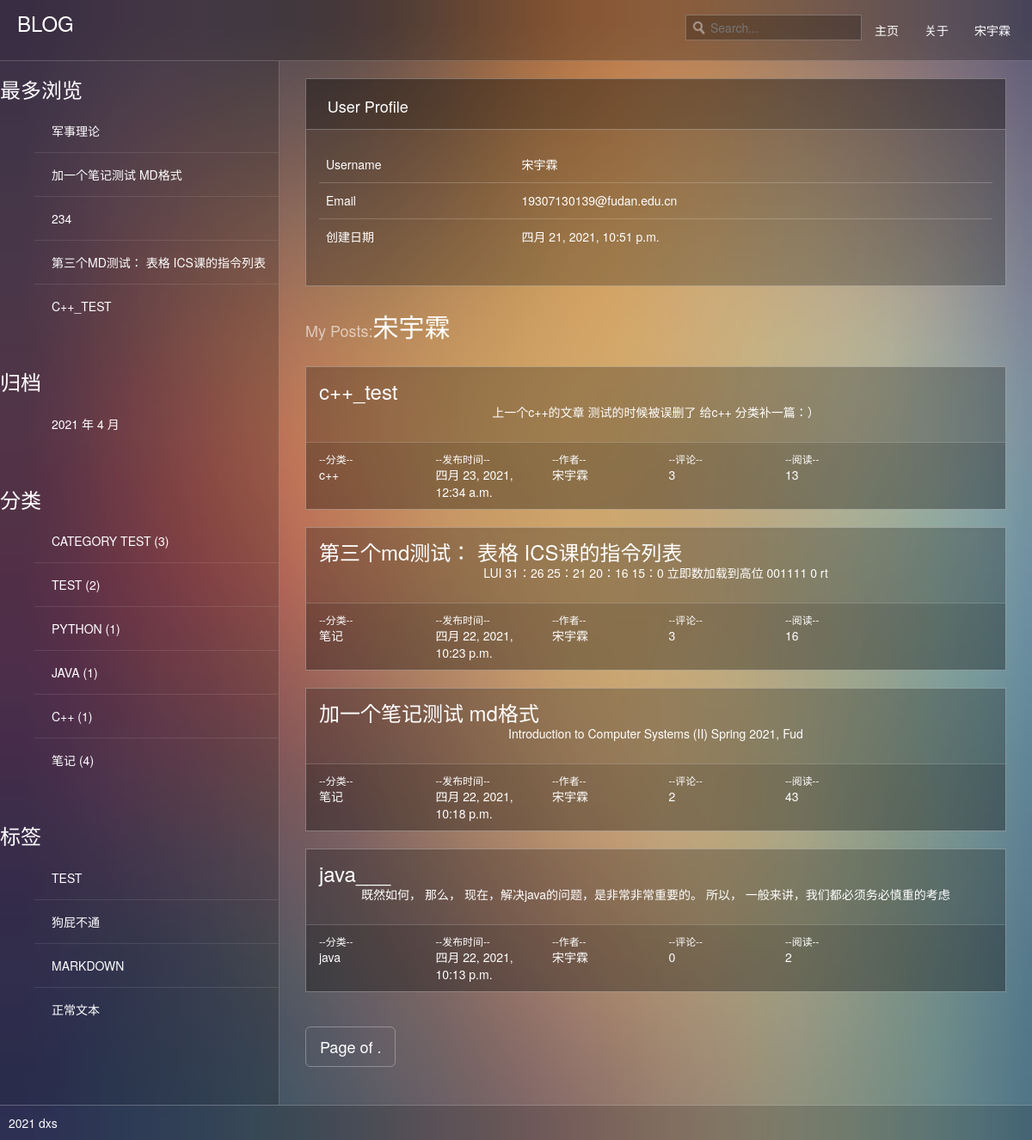
Page /profile/戴旭书/ (signed in) on the earlier database version.
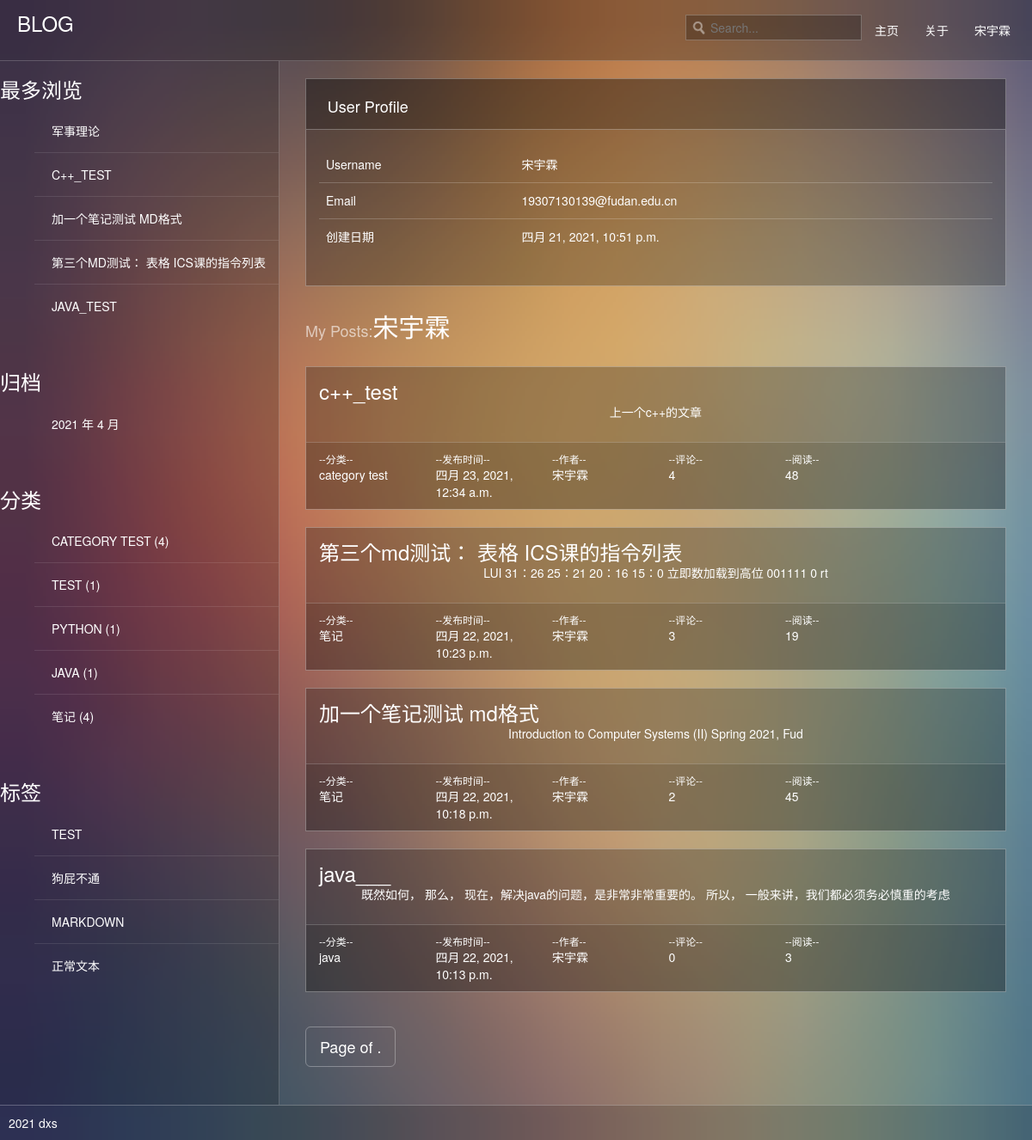
Same page on the later database version.
### blog/models.py (models this page shows, shortened)
class Post(models.Model):
    def get_absolute_url(self):
        return reverse('blog:detail', kwargs={'pk': self.pk})
    title = models.CharField(max_length=70)
    body = models.TextField()
    created_time = models.DateTimeField('创建时间',default=timezone.now)
    modified_time = models.DateTimeField()
    excerpt = models.CharField(max_length=200, blank=True)
    category = models.ForeignKey(Category, on_delete=models.CASCADE)
    author = models.ForeignKey(User, on_delete=models.CASCADE)
    views = models.PositiveIntegerField(default=0, editable=False)

class Category(models.Model):
    name = models.CharField(max_length=100)

class Tag(models.Model):
    name = models.CharField(max_length=100)

### blog/views.py (the view, shortened to what this page needs)
# urls.py: path('profile/<str:name>/', views.profile, name='profile'),
def profile(request,name):
    message=None
    post_list=Post.objects.filter(author=request.user).order_by('-created_time')
    return render(request,'blog/profile.html',context={'post_list':post_list,'message':message
    })

### blog/templatetags/blog_extras.py (called while the page is built)
@register.inclusion_tag('blog/inclusions/_most_viewed.html', takes_context=True)
def show_recent_posts(context, num=5):
    return {
        'most_viewed_list': Post.objects.all().order_by('-views')[:num],
    }

@register.inclusion_tag('blog/inclusions/_archives.html', takes_context=True)
def show_archives(context):
    return {
        'date_list': Post.objects.dates('created_time', 'month', order='DESC'),
    }

@register.inclusion_tag('blog/inclusions/_categories.html', takes_context=True)
def show_categories(context):
    category_list = Category.objects.annotate(num_posts=Count('post')).filter(num_posts__gt=0)
    return {
        'category_list': category_list,
    }

@register.inclusion_tag('blog/inclusions/_tags.html', takes_context=True)
def show_tags(context):
    tag_list = Tag.objects.all()
    return {
        'tag_list': tag_list,
    }

### templates/blog/profile.html (shortened to what this page needs)
{% extends 'base.html' %}
{% block main %}
  <div class="page-content">
    <div class="content container">
      <div class="row">
        <div class="col-lg-12">
          <div class="widget">
            <div class="widget-header">
              <h3>User Profile</h3>
            </div>
            <div class="widget-content">
              <table class="table">
                <thead>
                  <tr>
                    <th>Username</th>
                    <th>{{request.user.username}}</th>
                  </tr>
                </thead>
                <tbody>
                  <tr>
                    <td>Email</td>
                    <td>{{request.user.email}}</td>
                  </tr>
                  <tr>
                    <td>创建日期</td>
                    <td>{{request.user.date_joined}}</td>
                  </tr>
                </tbody>
              </table>
            </div>
          </div>
        </div>
      </div>
      <div class="row">
        <div class="col-lg-12">
          <h2 class="page-title"> <small>My Posts:</small>{{request.user.username}}</h2>
        </div>
      </div>
      {%for post in post_list %}
      <div class="row">
        <div class="col-lg-12">
          <div class="widget-container">
            <div class="padded"> <a href="{{ post.get_absolute_url }}"><span class="h3">{{post.title}}</span></a>
              <div class="text-center padder m-t"> <p>{{post.excerpt}}</p> </div>
            </div>
            <div class="widget-footer lt">
              <div class="row">
                <div class="col-xs-2"> <small class="text-muted block">--分类--</small> <span>{{post.category.name}}</span> </div>
                <div class="col-xs-2"> <small class="text-muted block">--发布时间--</small> <span>{{post.created_time}}</span> </div>
                <div class="col-xs-2"> <small class="text-muted block">--作者--</small> <span>{{post.author}}</span> </div>
                <div class="col-xs-2"> <small class="text-muted block">--评论--</small> <span>{{post.comment_set.count}}</span> </div>
                <div class="col-xs-2"> <small class="text-muted block">--阅读--</small> <span>{{post.views}}</span> </div>
              </div>
            </div>
          </div>
        </div>
      </div>
      {% endfor %}
      <div>
        <ul class="pagination pagination-lg">
          <li><a href="#">Page {{ post_list.number }} of {{ post_list.paginator.num_pages }}.</a></li>
        </ul>
      </div>
    </div>
  </div>
{% endblock main %}

### templates/base.html (shortened to what this page needs)
{% load static %}
{% load blog_extras %}
<!DOCTYPE html>
<html>
<head>
<link href="{% static 'blog/css/bootstrap.css' %}" rel="stylesheet" media="screen">
<link href="{% static 'blog/css/thin-admin.css' %}" rel="stylesheet" media="screen">
<link href="{% static 'blog/css/font-awesome.css' %}" rel="stylesheet" media="screen">
<link href="{% static 'blog/style/style.css' %}" rel="stylesheet">
<link href="{% static 'blog/style/dashboard.css' %}" rel="stylesheet">
<link href="{% static 'blog/assets/jquery-easy-pie-chart/jquery.easy-pie-chart.css' %}" rel="stylesheet" type="text/css" media="screen"/>
</head>
<body >
{% if request.user.username %}
<div class="container">
  <div class="top-navbar header b-b"> <a data-original-title="Toggle navigation" class="toggle-side-nav pull-left" href="#"> </a>
    <div class="brand pull-left"> <a href="{% url 'blog:index' %}">BLOG</a></div>
    <ul class="nav navbar-nav navbar-right">
      <form class="pull-left" action="{% url 'blog:index' %}" method="post">
      <input type="search" placeholder="Search..." class="search" id="search-input" name="search">
    </form>
      <li><a href="https://github.com/GOODChives">主页</a></li>
      <li><a href="https://github.com/GOODChives/blog_test">关于</a></li>
      <li class="dropdown user  hidden-xs"> <a data-toggle="dropdown" class="dropdown-toggle" href="#">  <span class="username">{{request.user.username}}</span>  </a>
      </li>
  </div>
</div>
 {% endif %}
<div class="wrapper">
  <div class="left-nav">
    <div id="side-nav">
      <ul id="nav">
        {% show_recent_posts %}
        {% show_archives %}
        {% show_categories %}
        {% show_tags %}
      </ul>
    </div>
  </div>
  {% block main %}
  {% endblock main %}
</div>
<div class="bottom-nav footer"> 2021 dxs </div>
</body>
</html>

### templates/blog/inclusions/_most_viewed.html
<div class="widget widget-recent-posts">
    <h3 class="widget-title">最多浏览</h3>
    <ul>
      {% for post in most_viewed_list %}
        <li>
          <a href="{{ post.get_absolute_url }}">{{ post.title }}</a>
        </li>
      {% empty %}
        暂无文章！
      {% endfor %}
    </ul>
  </div>

### templates/blog/inclusions/_archives.html
<div class="widget widget-archives">
    <h3 class="widget-title">归档</h3>
    <ul>
      {% for date in date_list %}
        <li>
          <a href="{% url 'blog:archive' date.year date.month %}">{{ date.year }} 年 {{ date.month }} 月</a>
        </li>
      {% empty %}
        暂无归档！
      {% endfor %}
    </ul>
  </div>

### templates/blog/inclusions/_categories.html
<div class="widget widget-category">
    <h3 class="widget-title">分类</h3>
    <ul>
      {% for category in category_list %}
        <li>
          <a href="{% url 'blog:category' category.pk %}">{{ category.name }} <span class="post-count">({{ category.num_posts }})</span></a>
        </li>
      {% empty %}
        暂无分类！
      {% endfor %}
    </ul>
  </div>

### templates/blog/inclusions/_tags.html
<div class="widget widget-tag-cloud">
    <h3 class="widget-title">标签</h3>
    <ul>
      {% for tag in tag_list %}
        <li>
          <a href="{% url 'blog:tag' tag.pk %}">{{ tag.name }}</a>
        </li>
      {% empty %}
        暂无标签！
      {% endfor %}
    </ul>
  </div>

### blog/static/blog/css/thin-admin.css (style rules this page uses)
body { background-color: #54364a; background-size: cover; background-image:url(../images/a.jpg); }
.header { background-color: rgba(0, 0, 0, 0.25); padding: 10px; color: #fff; }
.footer { background-color: rgba(0, 0, 0, 0.15); padding: 10px; color: #fff; }
.left-nav { background-color: rgba(0, 0, 0, 0.20); color: #FFF; display: table-cell; float: none!important; vertical-align:top; }
.page-content { color: #FFF; padding: 20px 30px; display: table-cell; float: none!important; }
.wrapper { display: table; width: 100%; }
.b-b { border-bottom: 1px solid rgba(255, 255, 255, 0.2); }
.bottom-nav { width: 100%; border-top: 1px solid rgba(255,255,255, 0.25); }
.brand { font-size: 24px; padding: 0px 10px; width: 16%; display: table; }
.brand a { font-size: 24px; color: #fff; text-decoration: none; }
.container { max-width: none !important; padding: 0; }
#side-nav * { overflow-x: hidden; overflow-y: visible; text-overflow: ellipsis; white-space: nowrap; }
#side-nav ul#nav { list-style: none outside none; margin: 0; padding: 0; }
#side-nav ul#nav li { border-bottom: 1px solid rgba(255,255,255, 0.1); display: block; margin: 0; padding: 0; }
#side-nav ul#nav li:last-child, #side-nav ul#nav li.open, #side-nav ul#nav li.open-default, #side-nav ul#nav li.open-fixed { border-bottom: 0 none; }
#side-nav ul#nav li a { border: 0 none; color: #fff; display: block; font-size: 14px; font-weight: 200; margin: 0; padding: 15px 15px 15px 20px; position: relative; text-decoration: none; text-transform: uppercase; }
@media (min-width:320px) { .top-navbar { float: left; width: 100%; } }
@media (min-width:320px) { .left-nav { float: none!important; width: 150px; vertical-align:top; } }
@media (min-width:320px) { .page-title { margin: 0px !important; } }
@media (min-width:320px) { .search { display: none!important; } }
@media (min-width:481px) { .top-navbar { float: left; width: 100%; } }
@media (min-width:481px) { .left-nav { float: none!important; width: 150px; vertical-align:top; } }
@media (min-width:481px) { .page-title { margin: 0px !important; } }
@media (min-width:481px) { .search { display: none!important; } }
@media (min-width:641px) { .top-navbar { float: left; width: 100%; } }
@media (min-width:641px) { .left-nav { float: none!important; width: 150px; border-right: 1px solid rgba(255,255,255, 0.2); vertical-align:top; } }
@media (min-width:641px) { .search { display: block!important; } }
@media (min-width:961px) { .top-navbar { float: left; width: 100%; } }
@media (min-width:961px) { .left-nav { float: none!important; width: 250px; vertical-align:top; } }
@media (min-width:1025px) { .top-navbar { float: left; width: 100%; } }
@media (min-width:1025px) { .left-nav { float: none!important; width: 250px; vertical-align:top; } }
.page-title { margin: -30px 0 0; padding: 0 0 30px; }
.widget-container { background-color: rgba(0, 0, 0, 0.25); border: 1px solid rgba(255,255,255, 0.3); margin-bottom:20px; }
.padded { padding: 15px; }
.text-center { text-align: center; }
.widget-footer { background-color: rgba(0, 0, 0, 0.10); border-top: 1px solid rgba(255,255,255, 0.2); padding: 10px 15px; }
.lt { background-color: rgba(0, 0, 0, 0.10); }
.text-muted { color: #FFFFFF; }
.block { display: block; }
.table th { color: #FFFFFF; font-weight: 300; }
input[type="search"], input.search { background: url(../images/search.png) no-repeat scroll 5px 5px rgba(0, 0, 0, 0.15); padding-left: 26px; }
textarea, input[type="text"], input[type="password"], input[type="datetime"], input[type="datetime-local"], input[type="date"], input[type="month"], input[type="time"], input[type="week"], input[type="number"], input[type="email"], input[type="url"], input[type="search"], input[type="tel"], input[type="color"], .uneditable-input { background-color: rgba(0, 0, 0, 0.25); border: 1px solid rgba(255, 255, 255, 0.25); color: #fff; min-height: 30px; padding-left: 6px; padding-right: 6px; transition: border 0.2s linear 0s, box-shadow 0.2s linear 0s; }
#search-input { padding-left: 28px; }
.search { background-color: rgba(0, 0, 0, 0.25); display: block; border: 1px solid rgba(255, 255, 255, 0.25); color: #fff; min-height: 30px; padding-left: 6px; padding-right: 6px; margin-top: 7px; }

Differences in the rows shown:
removed Post: title "234", shown under "最多浏览"
no longer on this page (row unchanged): Category: name "C++", num_posts "1"
changed Post "c++_test": excerpt "上一个c++的文章 测试的时候被误删了 给c++ 分类补一篇：）" → "上一个c++的文章"; category.name "c++" → "category test"; comment_set.count "3" → "4"; views "13" → "48"; moves up the list
changed Post "加一个笔记测试 md格式": views "43" → "45"
changed Post "第三个md测试： 表格 ICS课的指令列表": views "16" → "19"
now on this page (row unchanged): Post: title "JAVA_TEST", shown under "最多浏览"
computed for Category "CATEGORY TEST": num_posts "3" → "4"
computed for Category "TEST": num_posts "2" → "1"
changed Post "java___": views "2" → "3"
